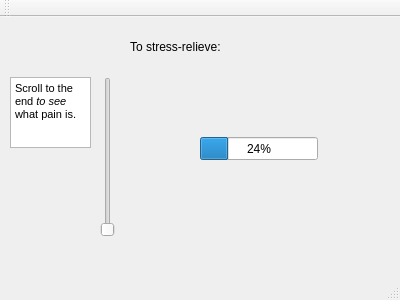
<?xml version="1.0" encoding="UTF-8"?>
<ui version="4.0">
 <class>MainWindow</class>
 <widget class="QMainWindow" name="MainWindow">
  <property name="geometry">
   <rect>
    <x>0</x>
    <y>0</y>
    <width>400</width>
    <height>300</height>
   </rect>
  </property>
  <property name="windowTitle">
   <string>MainWindow</string>
  </property>
  <widget class="QWidget" name="centralWidget">
   <widget class="QSlider" name="verticalSlider">
    <property name="geometry">
     <rect>
      <x>100</x>
      <y>60</y>
      <width>16</width>
      <height>160</height>
     </rect>
    </property>
    <property name="orientation">
     <enum>Qt::Vertical</enum>
    </property>
   </widget>
   <widget class="QProgressBar" name="progressBar">
    <property name="geometry">
     <rect>
      <x>200</x>
      <y>120</y>
      <width>118</width>
      <height>23</height>
     </rect>
    </property>
    <property name="value">
     <number>24</number>
    </property>
   </widget>
   <widget class="QLabel" name="label">
    <property name="geometry">
     <rect>
      <x>130</x>
      <y>20</y>
      <width>91</width>
      <height>20</height>
     </rect>
    </property>
    <property name="text">
     <string>To stress-relieve:</string>
    </property>
   </widget>
   <widget class="QTextBrowser" name="textBrowser">
    <property name="geometry">
     <rect>
      <x>10</x>
      <y>60</y>
      <width>81</width>
      <height>71</height>
     </rect>
    </property>
    <property name="html">
     <string>&lt;!DOCTYPE HTML PUBLIC &quot;-//W3C//DTD HTML 4.0//EN&quot; &quot;http://www.w3.org/TR/REC-html40/strict.dtd&quot;&gt;
&lt;html&gt;&lt;head&gt;&lt;meta name=&quot;qrichtext&quot; content=&quot;1&quot; /&gt;&lt;style type=&quot;text/css&quot;&gt;
p, li { white-space: pre-wrap; }
&lt;/style&gt;&lt;/head&gt;&lt;body style=&quot; font-family:'MS Shell Dlg 2'; font-size:8.25pt; font-weight:400; font-style:normal;&quot;&gt;
&lt;p style=&quot; margin-top:0px; margin-bottom:0px; margin-left:0px; margin-right:0px; -qt-block-indent:0; text-indent:0px;&quot;&gt;Scroll to the end &lt;span style=&quot; font-style:italic;&quot;&gt;to see&lt;/span&gt; what pain is.&lt;/p&gt;&lt;/body&gt;&lt;/html&gt;</string>
    </property>
   </widget>
  </widget>
  <widget class="QMenuBar" name="menuBar">
   <property name="geometry">
    <rect>
     <x>0</x>
     <y>0</y>
     <width>400</width>
     <height>20</height>
    </rect>
   </property>
  </widget>
  <widget class="QToolBar" name="mainToolBar">
   <attribute name="toolBarArea">
    <enum>TopToolBarArea</enum>
   </attribute>
   <attribute name="toolBarBreak">
    <bool>false</bool>
   </attribute>
  </widget>
  <widget class="QStatusBar" name="statusBar"/>
 </widget>
 <layoutdefault spacing="6" margin="11"/>
 <resources/>
 <connections/>
</ui>
